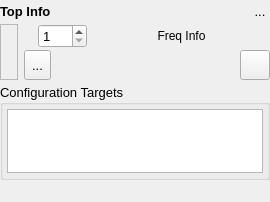
<?xml version="1.0" encoding="UTF-8"?>
<ui version="4.0">
 <class>ModuleBlockWidget</class>
 <widget class="QWidget" name="ModuleBlockWidget">
  <property name="geometry">
   <rect>
    <x>0</x>
    <y>0</y>
    <width>258</width>
    <height>202</height>
   </rect>
  </property>
  <property name="sizePolicy">
   <sizepolicy hsizetype="Minimum" vsizetype="Minimum">
    <horstretch>0</horstretch>
    <verstretch>0</verstretch>
   </sizepolicy>
  </property>
  <property name="minimumSize">
   <size>
    <width>200</width>
    <height>0</height>
   </size>
  </property>
  <property name="font">
   <font>
    <pointsize>10</pointsize>
   </font>
  </property>
  <property name="windowTitle">
   <string>Form</string>
  </property>
  <layout class="QVBoxLayout" name="verticalLayout">
   <property name="spacing">
    <number>4</number>
   </property>
   <property name="sizeConstraint">
    <enum>QLayout::SetMinimumSize</enum>
   </property>
   <property name="leftMargin">
    <number>0</number>
   </property>
   <property name="topMargin">
    <number>0</number>
   </property>
   <property name="rightMargin">
    <number>0</number>
   </property>
   <property name="bottomMargin">
    <number>0</number>
   </property>
   <item>
    <layout class="QGridLayout" name="TopLayout">
     <property name="spacing">
      <number>4</number>
     </property>
     <item row="0" column="0" rowspan="2">
      <widget class="QFrame" name="HeaderFrame">
       <property name="sizePolicy">
        <sizepolicy hsizetype="Minimum" vsizetype="Minimum">
         <horstretch>0</horstretch>
         <verstretch>0</verstretch>
        </sizepolicy>
       </property>
       <property name="toolTip">
        <string/>
       </property>
       <property name="frameShape">
        <enum>QFrame::NoFrame</enum>
       </property>
       <property name="frameShadow">
        <enum>QFrame::Raised</enum>
       </property>
       <property name="lineWidth">
        <number>1</number>
       </property>
       <property name="midLineWidth">
        <number>0</number>
       </property>
       <layout class="QVBoxLayout" name="verticalLayout_2">
        <property name="spacing">
         <number>0</number>
        </property>
        <property name="leftMargin">
         <number>0</number>
        </property>
        <property name="topMargin">
         <number>0</number>
        </property>
        <property name="rightMargin">
         <number>0</number>
        </property>
        <property name="bottomMargin">
         <number>0</number>
        </property>
        <item>
         <layout class="QGridLayout" name="gridLayout">
          <property name="horizontalSpacing">
           <number>6</number>
          </property>
          <property name="verticalSpacing">
           <number>2</number>
          </property>
          <item row="1" column="4" colspan="2">
           <widget class="QLabel" name="FrequencyLabel">
            <property name="sizePolicy">
             <sizepolicy hsizetype="Expanding" vsizetype="Minimum">
              <horstretch>2</horstretch>
              <verstretch>0</verstretch>
             </sizepolicy>
            </property>
            <property name="font">
             <font>
              <pointsize>9</pointsize>
              <weight>50</weight>
              <bold>false</bold>
             </font>
            </property>
            <property name="text">
             <string>Freq Info</string>
            </property>
            <property name="alignment">
             <set>Qt::AlignCenter</set>
            </property>
           </widget>
          </item>
          <item row="1" column="3">
           <widget class="QSpinBox" name="FrequencySpin">
            <property name="sizePolicy">
             <sizepolicy hsizetype="Minimum" vsizetype="Fixed">
              <horstretch>0</horstretch>
              <verstretch>0</verstretch>
             </sizepolicy>
            </property>
            <property name="minimum">
             <number>1</number>
            </property>
            <property name="maximum">
             <number>999</number>
            </property>
           </widget>
          </item>
          <item row="1" column="2">
           <widget class="QLabel" name="label">
            <property name="sizePolicy">
             <sizepolicy hsizetype="Minimum" vsizetype="Preferred">
              <horstretch>0</horstretch>
              <verstretch>0</verstretch>
             </sizepolicy>
            </property>
            <property name="maximumSize">
             <size>
              <width>20</width>
              <height>20</height>
             </size>
            </property>
            <property name="text">
             <string/>
            </property>
            <property name="pixmap">
             <pixmap resource="../main.qrc">:/general/icons/general_frequency.svg</pixmap>
            </property>
            <property name="scaledContents">
             <bool>true</bool>
            </property>
           </widget>
          </item>
          <item row="2" column="2" colspan="4">
           <layout class="QHBoxLayout" name="horizontalLayout">
            <property name="spacing">
             <number>4</number>
            </property>
            <item>
             <widget class="QToolButton" name="RunButton">
              <property name="sizePolicy">
               <sizepolicy hsizetype="Preferred" vsizetype="Preferred">
                <horstretch>0</horstretch>
                <verstretch>0</verstretch>
               </sizepolicy>
              </property>
              <property name="maximumSize">
               <size>
                <width>30</width>
                <height>30</height>
               </size>
              </property>
              <property name="toolTip">
               <string>Run this module now</string>
              </property>
              <property name="text">
               <string>...</string>
              </property>
              <property name="icon">
               <iconset resource="../main.qrc">
                <normaloff>:/control/icons/control_play.svg</normaloff>:/control/icons/control_play.svg</iconset>
              </property>
              <property name="iconSize">
               <size>
                <width>24</width>
                <height>36</height>
               </size>
              </property>
             </widget>
            </item>
            <item>
             <spacer name="horizontalSpacer_2">
              <property name="orientation">
               <enum>Qt::Horizontal</enum>
              </property>
              <property name="sizeType">
               <enum>QSizePolicy::Expanding</enum>
              </property>
              <property name="sizeHint" stdset="0">
               <size>
                <width>40</width>
                <height>20</height>
               </size>
              </property>
             </spacer>
            </item>
            <item>
             <widget class="QToolButton" name="EnabledButton">
              <property name="sizePolicy">
               <sizepolicy hsizetype="Expanding" vsizetype="Preferred">
                <horstretch>0</horstretch>
                <verstretch>0</verstretch>
               </sizepolicy>
              </property>
              <property name="maximumSize">
               <size>
                <width>40</width>
                <height>30</height>
               </size>
              </property>
              <property name="toolTip">
               <string>Whether the module is enabled</string>
              </property>
              <property name="text">
               <string/>
              </property>
              <property name="icon">
               <iconset resource="../main.qrc">
                <normaloff>:/general/icons/slider-off.svg</normaloff>
                <normalon>:/general/icons/slider-on.svg</normalon>:/general/icons/slider-off.svg</iconset>
              </property>
              <property name="iconSize">
               <size>
                <width>30</width>
                <height>36</height>
               </size>
              </property>
              <property name="checkable">
               <bool>true</bool>
              </property>
              <property name="checked">
               <bool>false</bool>
              </property>
              <property name="autoRaise">
               <bool>true</bool>
              </property>
             </widget>
            </item>
            <item>
             <spacer name="horizontalSpacer">
              <property name="orientation">
               <enum>Qt::Horizontal</enum>
              </property>
              <property name="sizeType">
               <enum>QSizePolicy::Expanding</enum>
              </property>
              <property name="sizeHint" stdset="0">
               <size>
                <width>40</width>
                <height>20</height>
               </size>
              </property>
             </spacer>
            </item>
            <item>
             <widget class="QToolButton" name="ToggleKeywordsButton">
              <property name="sizePolicy">
               <sizepolicy hsizetype="Preferred" vsizetype="Preferred">
                <horstretch>0</horstretch>
                <verstretch>0</verstretch>
               </sizepolicy>
              </property>
              <property name="maximumSize">
               <size>
                <width>30</width>
                <height>30</height>
               </size>
              </property>
              <property name="toolTip">
               <string>Toggle module keyword controls</string>
              </property>
              <property name="text">
               <string/>
              </property>
              <property name="icon">
               <iconset resource="../main.qrc">
                <normaloff>:/general/icons/general_options.svg</normaloff>:/general/icons/general_options.svg</iconset>
              </property>
              <property name="iconSize">
               <size>
                <width>24</width>
                <height>36</height>
               </size>
              </property>
              <property name="checkable">
               <bool>true</bool>
              </property>
             </widget>
            </item>
           </layout>
          </item>
          <item row="0" column="0" colspan="5">
           <widget class="QLabel" name="TopLabel">
            <property name="sizePolicy">
             <sizepolicy hsizetype="Expanding" vsizetype="Minimum">
              <horstretch>0</horstretch>
              <verstretch>0</verstretch>
             </sizepolicy>
            </property>
            <property name="font">
             <font>
              <weight>75</weight>
              <bold>true</bold>
             </font>
            </property>
            <property name="text">
             <string>Top Info</string>
            </property>
            <property name="alignment">
             <set>Qt::AlignLeading|Qt::AlignLeft|Qt::AlignVCenter</set>
            </property>
           </widget>
          </item>
          <item row="0" column="5">
           <widget class="QToolButton" name="RemoveButton">
            <property name="sizePolicy">
             <sizepolicy hsizetype="Minimum" vsizetype="Preferred">
              <horstretch>0</horstretch>
              <verstretch>0</verstretch>
             </sizepolicy>
            </property>
            <property name="maximumSize">
             <size>
              <width>20</width>
              <height>16777215</height>
             </size>
            </property>
            <property name="toolTip">
             <string>Remove this module</string>
            </property>
            <property name="text">
             <string>...</string>
            </property>
            <property name="icon">
             <iconset resource="../main.qrc">
              <normaloff>:/general/icons/general_cross.svg</normaloff>:/general/icons/general_cross.svg</iconset>
            </property>
            <property name="iconSize">
             <size>
              <width>16</width>
              <height>16</height>
             </size>
            </property>
            <property name="checkable">
             <bool>false</bool>
            </property>
            <property name="autoRaise">
             <bool>true</bool>
            </property>
           </widget>
          </item>
          <item row="1" column="0" rowspan="2" colspan="2">
           <widget class="QFrame" name="IconFrame">
            <property name="maximumSize">
             <size>
              <width>60</width>
              <height>16777215</height>
             </size>
            </property>
            <property name="frameShape">
             <enum>QFrame::StyledPanel</enum>
            </property>
            <property name="frameShadow">
             <enum>QFrame::Raised</enum>
            </property>
            <property name="lineWidth">
             <number>2</number>
            </property>
            <layout class="QHBoxLayout" name="horizontalLayout_2">
             <property name="spacing">
              <number>4</number>
             </property>
             <property name="leftMargin">
              <number>4</number>
             </property>
             <property name="topMargin">
              <number>4</number>
             </property>
             <property name="rightMargin">
              <number>4</number>
             </property>
             <property name="bottomMargin">
              <number>4</number>
             </property>
             <item>
              <widget class="QLabel" name="IconLabel">
               <property name="sizePolicy">
                <sizepolicy hsizetype="Preferred" vsizetype="Preferred">
                 <horstretch>0</horstretch>
                 <verstretch>0</verstretch>
                </sizepolicy>
               </property>
               <property name="maximumSize">
                <size>
                 <width>48</width>
                 <height>48</height>
                </size>
               </property>
               <property name="text">
                <string/>
               </property>
               <property name="pixmap">
                <pixmap resource="../main.qrc">:/modules/icons/modules_import.svg</pixmap>
               </property>
               <property name="scaledContents">
                <bool>true</bool>
               </property>
              </widget>
             </item>
            </layout>
           </widget>
          </item>
         </layout>
        </item>
       </layout>
      </widget>
     </item>
    </layout>
   </item>
   <item>
    <widget class="QWidget" name="KeywordsControlWidget" native="true">
     <property name="sizePolicy">
      <sizepolicy hsizetype="Minimum" vsizetype="Minimum">
       <horstretch>0</horstretch>
       <verstretch>0</verstretch>
      </sizepolicy>
     </property>
     <layout class="QVBoxLayout" name="verticalLayout_4">
      <property name="spacing">
       <number>4</number>
      </property>
      <property name="leftMargin">
       <number>0</number>
      </property>
      <property name="topMargin">
       <number>0</number>
      </property>
      <property name="rightMargin">
       <number>0</number>
      </property>
      <property name="bottomMargin">
       <number>0</number>
      </property>
      <item>
       <widget class="QGroupBox" name="ConfigurationTargetGroup">
        <property name="title">
         <string>Configuration Targets</string>
        </property>
        <layout class="QVBoxLayout" name="verticalLayout_5">
         <property name="spacing">
          <number>4</number>
         </property>
         <property name="leftMargin">
          <number>4</number>
         </property>
         <property name="topMargin">
          <number>4</number>
         </property>
         <property name="rightMargin">
          <number>4</number>
         </property>
         <property name="bottomMargin">
          <number>4</number>
         </property>
         <item>
          <widget class="QListWidget" name="ConfigurationTargetList">
           <property name="sizePolicy">
            <sizepolicy hsizetype="Expanding" vsizetype="Minimum">
             <horstretch>0</horstretch>
             <verstretch>0</verstretch>
            </sizepolicy>
           </property>
           <property name="maximumSize">
            <size>
             <width>16777215</width>
             <height>64</height>
            </size>
           </property>
           <property name="editTriggers">
            <set>QAbstractItemView::NoEditTriggers</set>
           </property>
           <property name="viewMode">
            <enum>QListView::ListMode</enum>
           </property>
          </widget>
         </item>
        </layout>
       </widget>
      </item>
      <item>
       <widget class="KeywordsWidget" name="ModuleKeywordsWidget" native="true">
        <property name="sizePolicy">
         <sizepolicy hsizetype="Preferred" vsizetype="Expanding">
          <horstretch>0</horstretch>
          <verstretch>0</verstretch>
         </sizepolicy>
        </property>
       </widget>
      </item>
     </layout>
    </widget>
   </item>
  </layout>
 </widget>
 <customwidgets>
  <customwidget>
   <class>KeywordsWidget</class>
   <extends>QWidget</extends>
   <header>gui/keywordwidgets/widget.hui</header>
   <container>1</container>
  </customwidget>
 </customwidgets>
 <resources>
  <include location="../main.qrc"/>
  <include location="../main.qrc"/>
 </resources>
 <connections/>
</ui>
